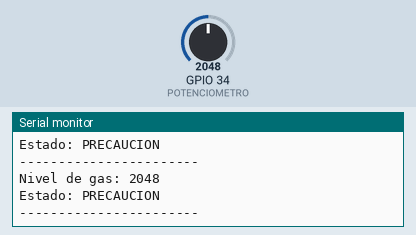
Simulated run of this sketch. Board: ESP32. Shown: the last lines printed to the serial monitor. Inputs (shaded band) come from the test bench; at power-on: GPIO 34 (POTENCIOMETRO) = 2048.

Above: at 1.3 s.
1.4 s: GPIO 34 (POTENCIOMETRO) set to 2540
At 1.9 s:
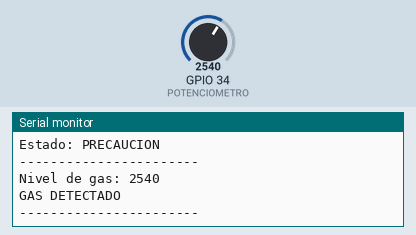
3.5 s: GPIO 34 (POTENCIOMETRO) set to 960
At 3.9 s:
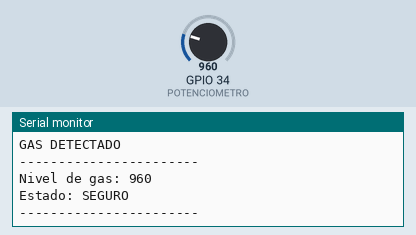
Timing chart, 0 to 6.5 s (numbered marks = the images above; inputs shaded):
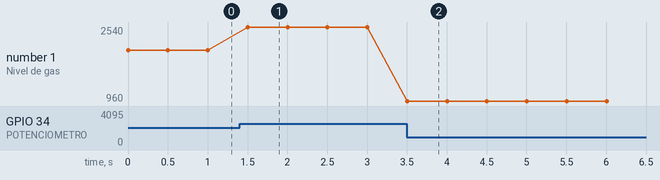

Measured:
- after the input at 1.4 s, the serial monitor: prints a new line after 0.10 s (image 1)
- after the input at 3.5 s, the serial monitor: prints a new line at once (image 2)
- plotted number 1: 2048 → 2540 after the input at 1.4 s, 2540 → 960 after the input at 3.5 s

The sketch:

SensordeGas.ino
```cpp
//Grupo 7 Ayra, Bocalandro, Pinkus

#define POTENCIOMETRO 34

int valorGas;

void setup() {
  Serial.begin(115200);
}

void loop() {

  valorGas = analogRead(POTENCIOMETRO);

  Serial.print("Nivel de gas: ");
  Serial.println(valorGas);

  if (valorGas < 1000) {
    Serial.println("Estado: SEGURO");
  }
  else if (valorGas < 2500) {
    Serial.println("Estado: PRECAUCION");
  }
  else {
    Serial.println("GAS DETECTADO");
  }

  Serial.println("-----------------------");

  delay(500);
}
```
